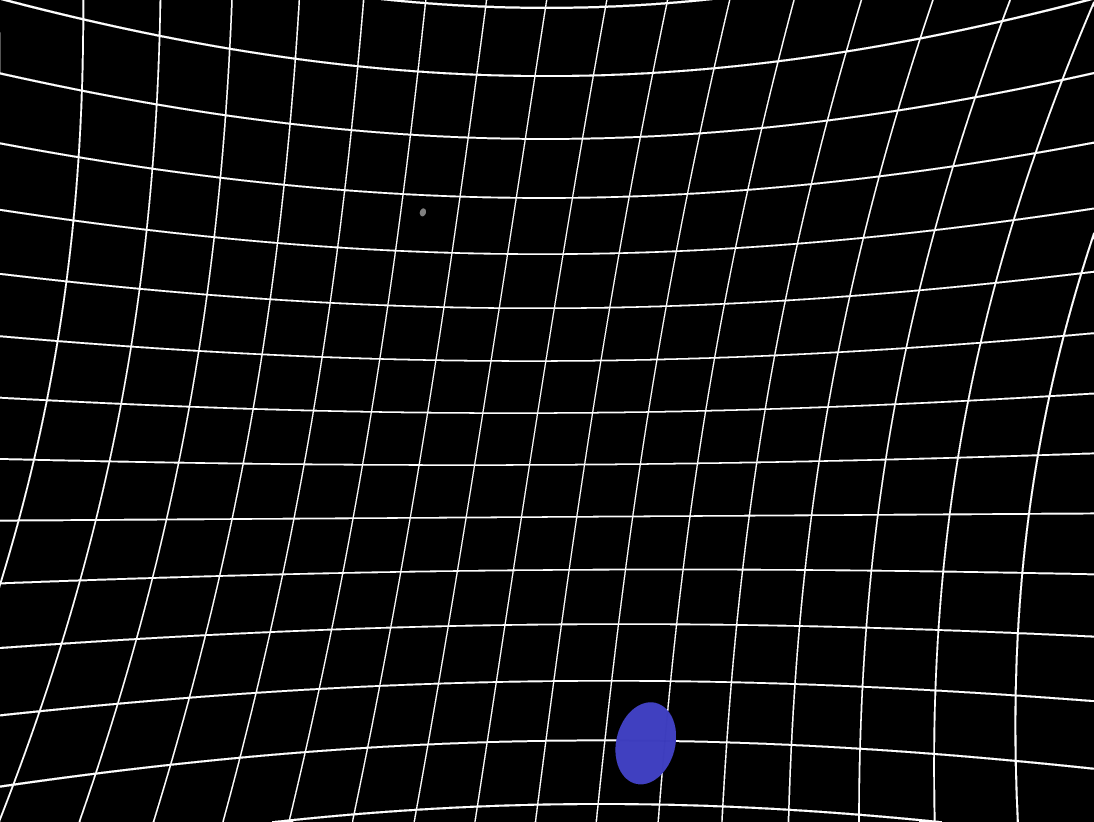
#> input picture run_20211104/no_illuminator_images/obs86400_camC_f18_dt11.65010_gn.png, 3280 x 2464 px, found by its file name (shown at 1/3 size)
$ python tiled_remap.py
#> lines starting #> are read from the running program, lines starting #| are printed output that depends on the picture
from dataclasses import dataclass
import cv2
import numpy as np
from math import pi, radians, tan, floor, ceil

class Camera:
    """Encapsulate field-of-view and resolution of a camera."""

    def __init__(self, hfov, vfov, w, h):
        """Construct a new Camera.

        hfov: Horizontal field-of-view [rad]
        vfov: Vertical field-of-view [rad]
        w: Width of image [px]
        h: Height of image [px]
        """

        # Horizontal field-of-view [rad]
        self.hfov = hfov
        # Vertical field-of-view [rad]
        self.vfov = vfov

        # Resolution [px]
        self.w = w
        self.h = h

        # Maximum stereographic x coordinate
        st_scale = (((w - 1)/2)/(2*tan(hfov/4)) + ((h - 1)/2)/(2*tan(vfov/4)))/2
        self.xmax_st = ((w - 1)/2)/st_scale
        self.ymax_st = ((h - 1)/2)/st_scale
        # Maximum gnomonic x coordinate
        self.xmax_gn = tan(hfov/2)
        self.ymax_gn = tan(vfov/2)

    def normalize_st(self, xp, yp):
        """Convert pixel coordinates to stereographic coordinates."""
        x = self.xmax_st*(2*xp/(self.w - 1) - 1)
        y = self.ymax_st*(2*yp/(self.h - 1) - 1)
        return x, y

    def normalize_gn(self, xp, yp):
        """Convert pixel coordinates to gnomonic coordinates."""
        x = self.xmax_gn*(2*xp/(self.w - 1) - 1)
        y = self.ymax_gn*(2*yp/(self.h - 1) - 1)
        return x, y

    def st_to_px(self, x, y):
        """Convert stereographic coordinates to pixel coordinates."""
        xp = (x/self.xmax_st + 1)*(self.w - 1)/2
        yp = (y/self.ymax_st + 1)*(self.h - 1)/2
        return xp, yp

def gn_to_sph(xx, yy):
    """Convert gnomonic coordinates to spherical coordinates."""
    zm = np.reciprocal(np.sqrt(np.add.outer(yy**2 + 1, xx**2)))
    s = np.empty((len(yy), len(xx), 3), dtype=np.float32)
    s[:,:,0] = -xx*zm
    s[:,:,1] = -yy[np.newaxis].T*zm
    s[:,:,2] = zm
    return s

def sph_to_st(s):
    """Convert spherical coordinates to stereographic coordinates"""
    x = -2*s[:,:,0]/(1 + s[:,:,2])
    y = -2*s[:,:,1]/(1 + s[:,:,2])
    return x, y

def st_to_sph(x, y):
    """Convert stereographic coordinates to spherical coordinates."""
    norm = x**2 + y**2 + 4
    return -4*x/norm, -4*y/norm, (norm - 8)/norm

@dataclass
class BoundingBox:
    """Represents a rectangular range of pixels.

    x0: Column of leftmost pixel included in range
    y0: Row of topmost pixel included in range
    w: Width of range [px]
    h: Height of range [px]
    """

    x0: int
    y0: int
    w: int
    h: int

    def x1(self):
        """Column of rightmost pixel included in range."""
        return self.x0 + self.w - 1

    def y1(self):
        """Row of bottommost pixel included in range."""
        return self.y0 + self.h - 1

    def clamped(self, other):
        """Compute the intersection of this bounding box with another."""
        x0 = max(self.x0, other.x0)
        y0 = max(self.y0, other.y0)
        x1 = max(min(self.x1(), other.x1()), x0 - 1)
        y1 = max(min(self.y1(), other.y1()), y0 - 1)
        return BoundingBox(x0, y0, x1 - x0 + 1, y1 - y0 + 1)

    def nonEmpty(self):
        """Return true iff there are pixels in this range."""
        return self.w > 0 and self.h > 0

@dataclass
class CameraRotation:
    """Represents the rotational motion of a camera about a fixed axis.

    u: Axis of rotation
    omega_dt: Angle of rotation during one row's readout time
    """

    u: np.array
    omega_dt: float

# s: Array of spherical coordinates
# row: Array of row numbers
# Returns: Array of rotated spherical coordinates
def rotate(rot, s, row):
    # TODO: Optimize for row is vector, not matrix
    th = -rot.omega_dt*row
    sth = np.sin(th)
    cth = np.cos(th)
    nr, nc, _ = s.shape
    u = rot.u
    # Construct rotation matrices manually to vectorize over pixels
    r = np.empty((nr, nc, 3, 3), dtype=np.float32)
    r[:,:,0,0] = cth + u[0]**2 * (1 - cth)
    r[:,:,0,1] = u[0]*u[1]*(1 - cth) - u[2]*sth
    r[:,:,0,2] = u[0]*u[2]*(1 - cth) + u[1]*sth
    r[:,:,1,0] = u[0]*u[1]*(1 - cth) + u[2]*sth
    r[:,:,1,1] = cth + u[1]**2 * (1 - cth)
    r[:,:,1,2] = u[1]*u[2]*(1 - cth) - u[0]*sth
    r[:,:,2,0] = u[0]*u[2]*(1 - cth) - u[1]*sth
    r[:,:,2,1] = u[1]*u[2]*(1 - cth) + u[0]*sth
    r[:,:,2,2] = cth + u[2]**2 * (1 - cth)
    return np.einsum('...ij,...j', r, s)

def tile_transform_bb(src, cam, rot, dst):
    x0, y0 = cam.normalize_gn(src.x0, src.y0)
    x1, y1 = cam.normalize_gn(src.x1(), src.y1())

    s = gn_to_sph(np.array([x0, x1]), np.array([y0, y1]))
    rs = rotate(rot, s,
                np.array([[src.y0, src.y0],
                          [src.y1(), src.y1()]]))

    xst, yst = sph_to_st(rs)
    xstp, ystp = cam.st_to_px(xst, yst)
    xmin = floor(np.min(xstp))
    ymin = floor(np.min(ystp))
    bb = BoundingBox(xmin-dst.x0, ymin-dst.y0, ceil(np.max(xstp)) - xmin + 1, ceil(np.max(ystp)) - ymin + 1)

    # Coordinates relative to bounding box corner
    a = np.array([[0, 0, 1],
                  [0, src.h-1, 1],
                  [src.w-1, 0, 1],
                  [src.w-1, src.h-1, 1]], dtype=np.float32)
    b = np.array([[xstp[0,0]-xmin, ystp[0,0]-ymin],
                  [xstp[1,0]-xmin, ystp[1,0]-ymin],
                  [xstp[0,1]-xmin, ystp[0,1]-ymin],
                  [xstp[1,1]-xmin, ystp[1,1]-ymin]], dtype=np.float32)
    c = np.linalg.lstsq(a, b, rcond=None)[0].T
    return c, bb

def remap_roi(img, src, cam, rot):
    _, bb0 = tile_transform_bb(src, cam, rot, BoundingBox(0,0,0,0))
    out = np.zeros((bb0.h, bb0.w, 3), dtype=np.uint8)
    dst = BoundingBox(0, 0, bb0.w, bb0.h)

    # Block size
    bs = 64
    for j in range(src.y0, src.y1() + 1, bs - 1):
        jb = min(j + bs, src.y1() + 1)
        for i in range(src.x0, src.x1() + 1, bs - 1):
            ib = min(i + bs, src.x1() + 1)
            bsrc = BoundingBox(i, j, ib - i, jb - j)
            c, bb = tile_transform_bb(bsrc, cam, rot, bb0)

            bbc = bb.clamped(dst)
            # Adjust translation of map for clamping
            c[0,2] -= bbc.x0 - bb.x0
            c[1,2] -= bbc.y0 - bb.y0

            # Perform remapping using only data from input tile (taking
            # advantage of the "transparent" border mode to avoid extrapolating
            # the map).
            cv2.warpAffine(img[j:jb,i:ib], c, (bbc.w,bbc.h),
                           dst=out[bbc.y0:(bbc.y1()+1),bbc.x0:(bbc.x1()+1)],
                           flags=cv2.INTER_CUBIC,
                           borderMode=cv2.BORDER_TRANSPARENT)

    return out, bb0

def bufferedRoi(x, y, w, h, wTot, hTot, b):
    xl = max(x-b, 0)
    xr = min(x+w+b, wTot)
    yl = max(y-b, 0)
    yr = min(y+h+b, hTot)
    return (xl, yl, xr-xl, yr-yl)


#
# DEMO: Rolling shutter correction and stereographic reprojection for Camera C
#
cam = Camera(radians(62.2), radians(48.8), 3280, 2464)
dt = 18.904e-6

# In camera frame; corresponds to omega_body=(0, 5, 0)
u_cam = np.array([-3.9931775502364646, -3.0090751157602416, 0.0], dtype=np.float32)/5
omega = 5
rot = CameraRotation(u_cam, -omega*dt)

img = cv2.imread('images/obs86400_camC_f18_dt11.65010_gn.png')
#> img is the input picture: shape (2464, 3280, 3); mean B, G, R 14.9, 14.4, 14.4

# Reproject whole image
src = BoundingBox(0, 0, cam.w, cam.h)
out, bbst = remap_roi(img, src, cam, rot)
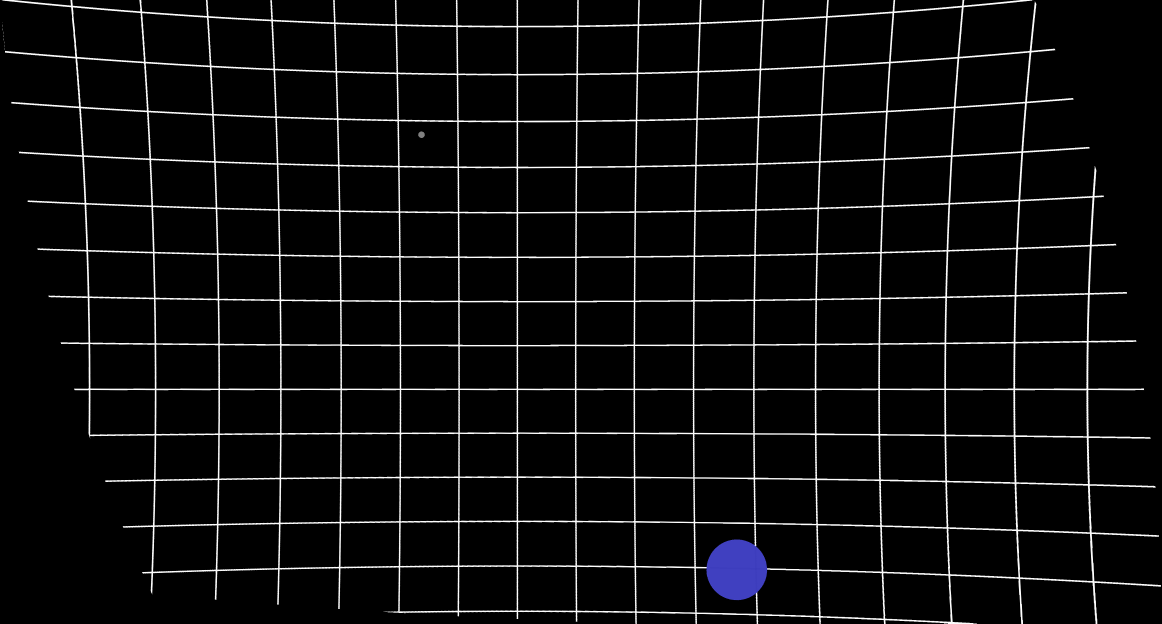
#> out: shape (1870, 3485, 3) (shown at 1/3 size); mean B, G, R 13.6, 13, 13

cv2.imwrite('out/obs86400_camC_f18_dt11.65010_remapped.png', out)

#
# Changes from original find_with_contours:
# * Flip x and y axes in 3D camera frame (sign flips in `gn_to_sph`, `sph_to_st`, and `st_to_sph`)
# * Use common stereographic scale for x and y directions
#
